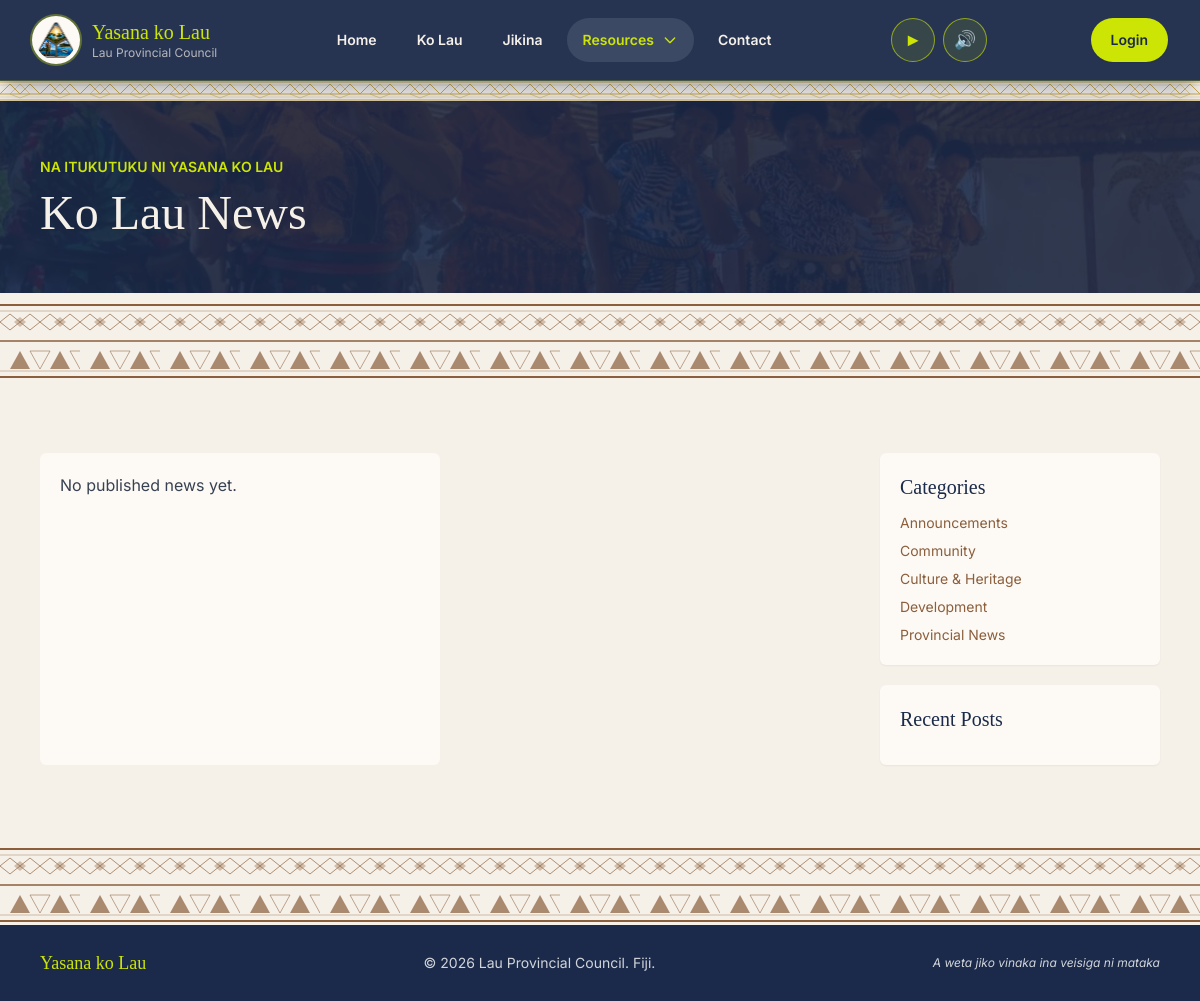
Page /news/ on the committed database.
### news/models.py (models this page shows, shortened)
class NewsCategory(models.Model):
    name = models.CharField(max_length=80)
    slug = models.SlugField(unique=True)
    class Meta:
        verbose_name_plural = "News Categories"
        ordering = ["name"]

### news/views.py (the view)
# urls.py: path("", views.NewsListView.as_view(), name="list"),
class NewsListView(PublishedNewsMixin, ListView):
    model = NewsPost
    template_name = "news/list.html"
    context_object_name = "posts"
    paginate_by = 9
    def get_context_data(self, **kwargs):
        context = super().get_context_data(**kwargs)
        qs = self.get_queryset()
        context.update(
            {
                "featured_posts": qs.filter(is_featured=True)[:3],
                "categories": NewsCategory.objects.all(),
                "recent_posts": qs[:5],
            }
        )
        return context

### accounts/context_processors.py (called while the page is built, shortened)
def membership(request):
    if not request.user.is_authenticated:
        return {"membership_type": "", "is_roko_user": False, "current_role_group": "", "current_role_label": ""}

### news/views.py (called while the page is built)
    def get_queryset(self):
        return (
            NewsPost.objects.filter(status="published", published_at__isnull=False)
            .select_related("category", "author")
            .order_by("-published_at", "-created_at")
        )

### templates/news/list.html (shortened to what this page needs)
{% extends "base.html" %}
{% load static %}
{% block content %}
<section class="relative overflow-hidden bg-lau-navy text-lau-cream">
  <img src="{% static 'images/gallery/image19.jfif' %}" alt="Lau community singers" class="absolute inset-0 h-full w-full object-cover opacity-35">
  <div class="absolute inset-0 bg-lau-navy/65"></div>
  <div class="relative max-w-6xl mx-auto px-4 py-14">
    <p class="text-sm font-semibold uppercase text-lau-gold">Na itukutuku ni Yasana ko Lau</p>
    <h1 class="mt-3 font-display text-4xl md:text-5xl">Ko Lau News</h1>
  </div>
</section>
{% include "partials/masi_divider.html" %}
<section class="max-w-6xl mx-auto px-4 py-8">
  <div class="mt-8 grid gap-6 lg:grid-cols-[1fr_280px]">
    <div class="grid gap-4 md:grid-cols-2 xl:grid-cols-3">
      {% for post in posts %}
        <article class="rounded-md bg-lau-white shadow-sm overflow-hidden">
          {% if post.cover_image %}<img src="{{ post.cover_image.url }}" alt="" class="h-40 w-full object-cover">{% else %}<div class="h-40 bg-gradient-to-br from-lau-navy to-lau-ocean"></div>{% endif %}
          <div class="p-5">
            <div class="flex flex-wrap items-center gap-2 text-xs">
              {% if post.category %}<span class="rounded bg-lau-gold px-2 py-1 font-semibold text-lau-navy">{{ post.category.name }}</span>{% endif %}
              <span class="text-lau-muted">{{ post.published_at|date:"d F Y" }}</span>
            </div>
            <h2 class="mt-3 font-display text-xl text-lau-navy">{{ post.title }}</h2>
            <p class="mt-2 text-sm text-gray-700">{{ post.summary|truncatechars:120 }}</p>
            <a href="{% url 'news:detail' post.slug %}" class="mt-4 inline-flex font-semibold text-lau-earth">Read More &rarr;</a>
          </div>
        </article>
      {% empty %}
        <p class="rounded-md bg-lau-white p-5 text-gray-700">No published news yet.</p>
      {% endfor %}
    </div>
    <aside class="hidden lg:block space-y-5">
      <section class="rounded-md bg-lau-white p-5 shadow-sm">
        <h2 class="font-display text-xl text-lau-navy">Categories</h2>
        <div class="mt-3 grid gap-2 text-sm">
          {% for category in categories %}
            <a class="text-lau-earth hover:text-lau-navy" href="{% url 'news:category' category.slug %}">{{ category.name }}</a>
          {% empty %}
            <span class="text-lau-muted">No categories yet.</span>
          {% endfor %}
        </div>
      </section>
      <section class="rounded-md bg-lau-white p-5 shadow-sm">
        <h2 class="font-display text-xl text-lau-navy">Recent Posts</h2>
      </section>
    </aside>
  </div>
</section>
{% endblock %}

### rows in the picture
NewsCategory: name "Announcements"
NewsCategory: name "Community"
NewsCategory: name "Culture & Heritage"
NewsCategory: name "Development"
NewsCategory: name "Provincial News"
